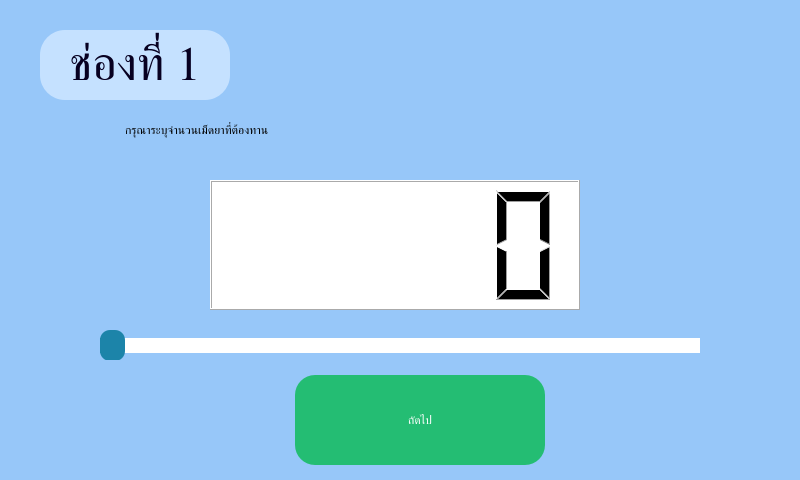
<?xml version="1.0" encoding="UTF-8"?>
<ui version="4.0">
 <class>background_amount_pill_per_time</class>
 <widget class="QDialog" name="background_amount_pill_per_time">
  <property name="geometry">
   <rect>
    <x>0</x>
    <y>0</y>
    <width>800</width>
    <height>480</height>
   </rect>
  </property>
  <property name="windowTitle">
   <string>Dialog</string>
  </property>
  <property name="styleSheet">
   <string notr="true">QWidget#background_amount_pill_per_time{
background-color: #97C7F9}</string>
  </property>
  <widget class="QLabel" name="no_channel">
   <property name="geometry">
    <rect>
     <x>40</x>
     <y>30</y>
     <width>190</width>
     <height>70</height>
    </rect>
   </property>
   <property name="font">
    <font>
     <family>JasmineUPC</family>
     <pointsize>36</pointsize>
     <weight>9</weight>
     <italic>false</italic>
     <bold>false</bold>
    </font>
   </property>
   <property name="styleSheet">
    <string notr="true">background-color: #C5E1FF;
font: 75 36pt &quot;JasmineUPC&quot;;
border-radius: 25px;
color: #070021;
</string>
   </property>
   <property name="text">
    <string>ช่องที่ 1</string>
   </property>
   <property name="alignment">
    <set>Qt::AlignCenter</set>
   </property>
  </widget>
  <widget class="QLabel" name="text_question_amount_pill_per_time">
   <property name="geometry">
    <rect>
     <x>125</x>
     <y>90</y>
     <width>550</width>
     <height>80</height>
    </rect>
   </property>
   <property name="styleSheet">
    <string notr="true">font: 34pt &quot;JasmineUPC&quot;;</string>
   </property>
   <property name="text">
    <string>กรุณาระบุจำนวนเม็ดยาที่ต้องทาน</string>
   </property>
  </widget>
  <widget class="QLCDNumber" name="lcdNumberPillPerTime">
   <property name="geometry">
    <rect>
     <x>210</x>
     <y>180</y>
     <width>370</width>
     <height>130</height>
    </rect>
   </property>
   <property name="styleSheet">
    <string notr="true">background-color: #ffffff;</string>
   </property>
  </widget>
  <widget class="QSlider" name="slider_amount_pill_per_time">
   <property name="geometry">
    <rect>
     <x>100</x>
     <y>330</y>
     <width>600</width>
     <height>30</height>
    </rect>
   </property>
   <property name="styleSheet">
    <string notr="true">QSlider{
border-radius: 10px ;
}

QSlider::groove:horizontal{
border: 10px ;
height: 15px;
background: #1C84A9;
}

QSlider::handle:horizontal{
background: #1C84A9;
border: 10px ;
width: 25px;
margin: -8px 0;
border-radius: 10px;
}
QSlider::add-page:horizontal{
background-color: white;
border: 10px;
}</string>
   </property>
   <property name="sliderPosition">
    <number>0</number>
   </property>
   <property name="orientation">
    <enum>Qt::Horizontal</enum>
   </property>
  </widget>
  <widget class="QToolButton" name="button_next">
   <property name="geometry">
    <rect>
     <x>295</x>
     <y>375</y>
     <width>250</width>
     <height>90</height>
    </rect>
   </property>
   <property name="styleSheet">
    <string notr="true">font: 75 36pt &quot;JasmineUPC&quot;;
background-color:#24BD73;
color: #ffffff;
border-radius:20px;</string>
   </property>
   <property name="text">
    <string>ถัดไป</string>
   </property>
  </widget>
 </widget>
 <resources/>
 <connections/>
</ui>
